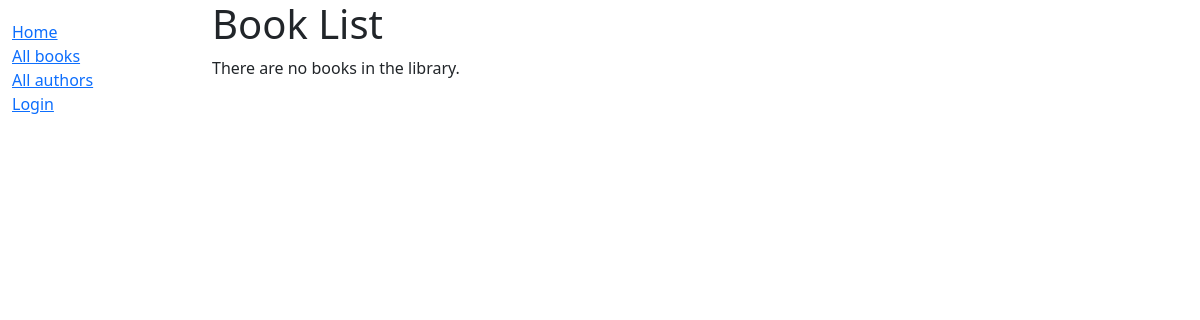
Page /catalog/books/ on the earlier database version.
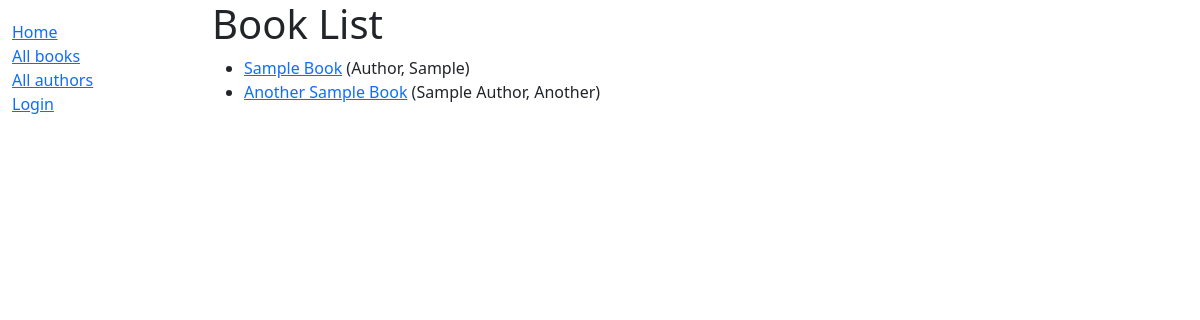
Same page on the later database version.
### catalog/models.py (models this page shows, shortened)
class Book(models.Model):
    title = models.CharField(max_length=200)
    author = models.ForeignKey("Author", on_delete=models.SET_NULL, null=True)
    summary = models.TextField(
        max_length=1000, help_text="Enter brief summary of the book."
    )
    isbn = models.CharField(
        "ISBN", max_length=13, unique=True, help_text="Enter the book's ISBN number."
    )
    genre = models.ManyToManyField(Genre, help_text="Select genre for this book")
    language = models.ForeignKey(Language, on_delete=models.SET_NULL, null=True)
    def get_absolute_url(self):
        return reverse("book-detail", args=[str(self.id)])

class Author(models.Model):
    first_name = models.CharField(max_length=100)
    last_name = models.CharField(max_length=100)
    date_of_birth = models.DateField(null=True, blank=True)
    date_of_death = models.DateField(null=True, blank=True)
    class Meta:
        ordering = ["last_name", "first_name"]
    def __str__(self):
        return f"{self.last_name}, {self.first_name}"

### catalog/views.py (the view)
# urls.py: path("books/", views.BookListView.as_view(), name="book-list"),
class BookListView(ListView):
    model = Book
    template_name = "book_list.html"
    context_object_name = "book_list"
    queryset = Book.objects.all()
    paginate_by = 5

### templates/book_list.html
{% extends "base.html" %}
{% block content %}
  <h1>Book List</h1>
  {% if book_list %}
  <ul>
    {% for book in book_list %}
      <li>
        <a href="{{ book.get_absolute_url }}">{{ book.title }}</a> ({{book.author}})
      </li>
    {% endfor %}
  </ul>
  {% else %}
    <p>There are no books in the library.</p>
  {% endif %}
{% endblock %}

Differences in the rows shown:
added Book: title "Sample Book", author "Author, Sample"
added Book: title "Another Sample Book", author "Sample Author, Another"
Other differences:
text no longer shown: "There are no books in the library."
